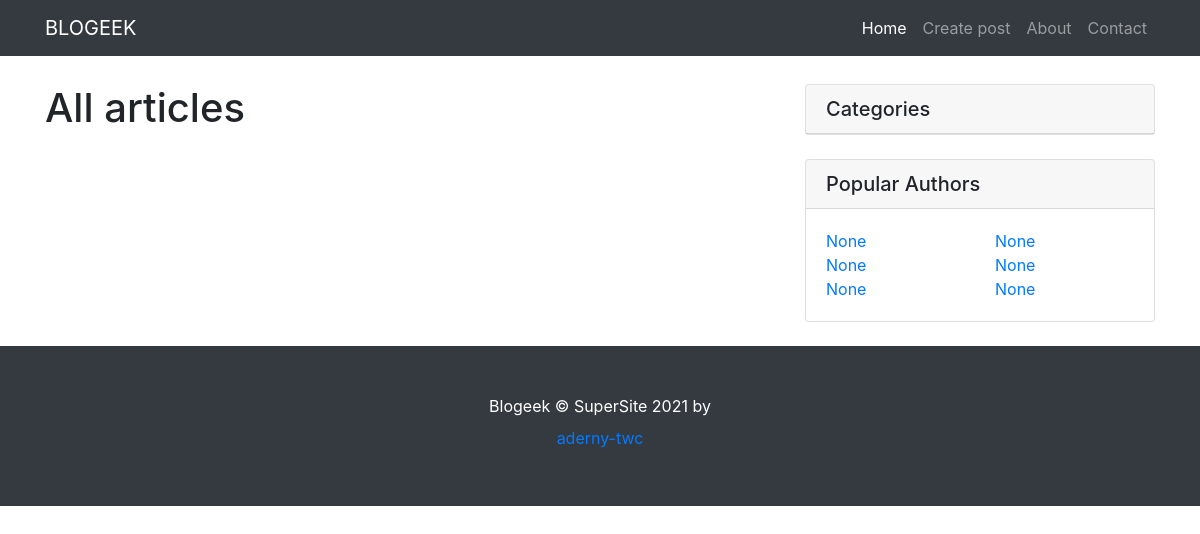
The app's page /, older data.
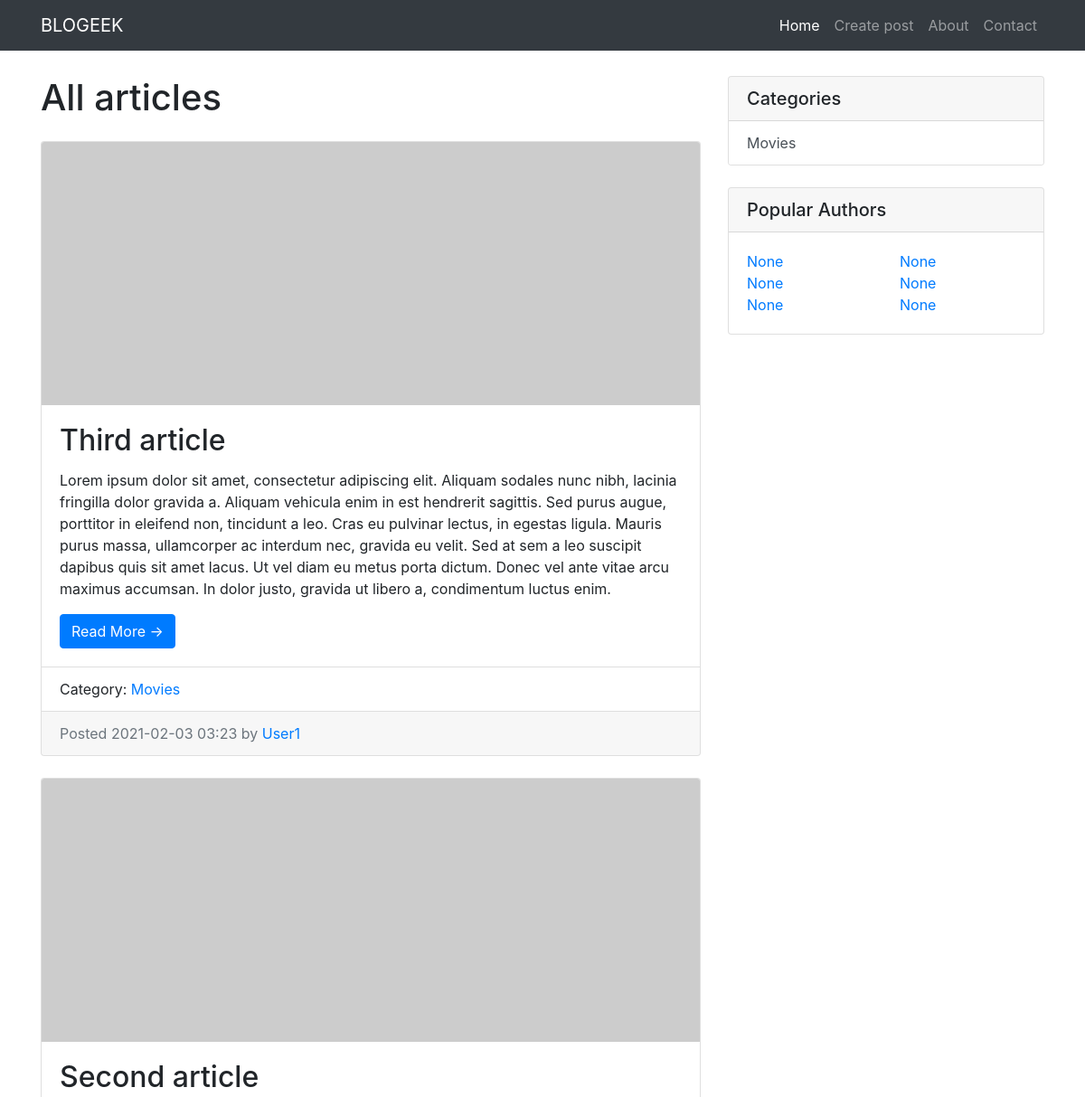
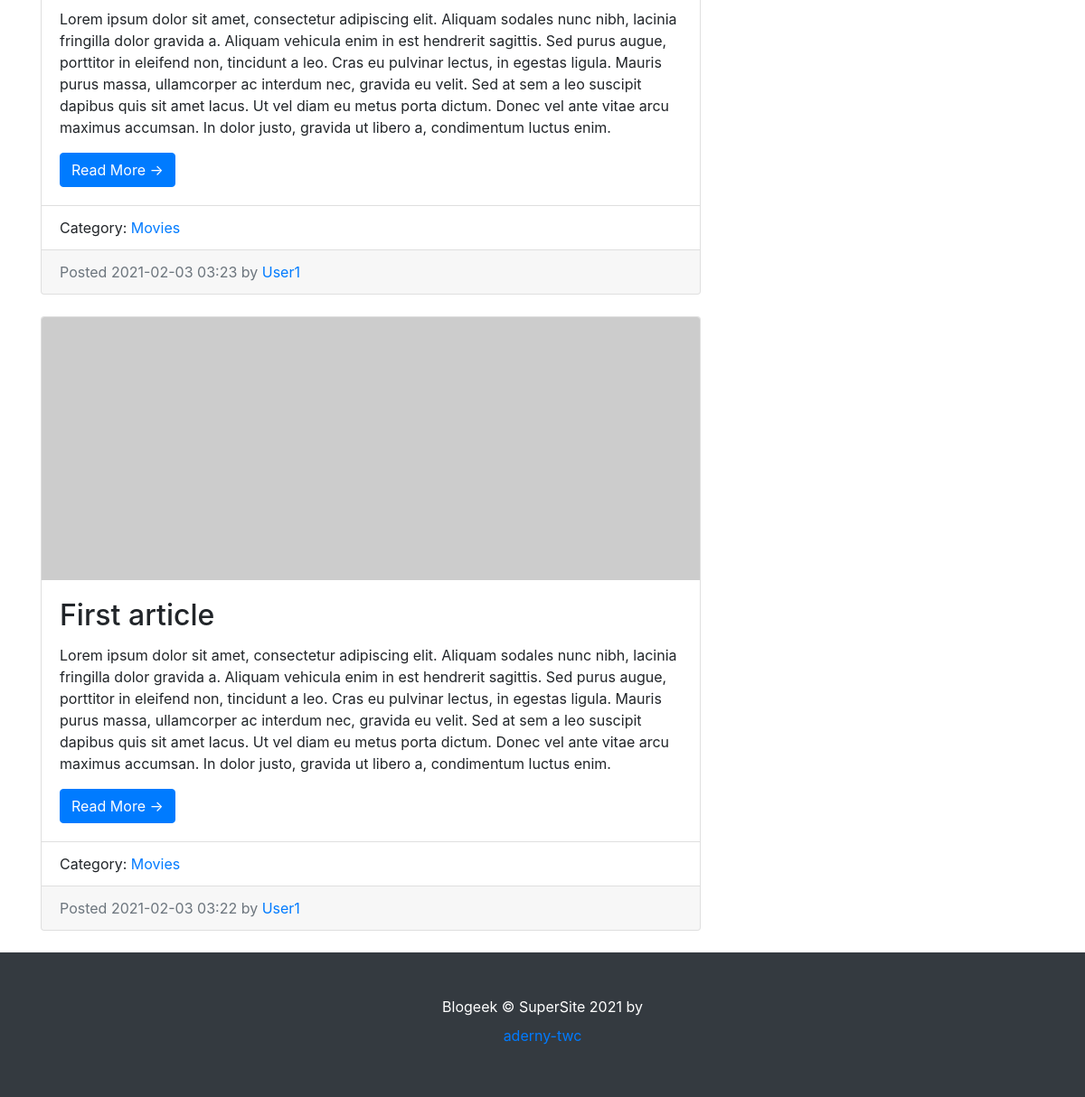
The same page, newer data (2 pictures, top to bottom).
### blogeek/models.py (models this page shows, shortened)
class BlogPosts(models.Model):
    title = models.CharField(max_length=150, verbose_name='Название')
    description = models.CharField(max_length=600, verbose_name='Описание')
    content = models.TextField(blank=True, verbose_name='Контент')
    created_at = models.DateTimeField(auto_now_add=True, verbose_name='Дата публикации')
    updated_at = models.DateTimeField(auto_now=True, verbose_name='Обновлено')
    photo = models.ImageField(upload_to='photos/%Y/%m/%d/', verbose_name='Фото', blank=True)
    is_published = models.BooleanField(default=True, verbose_name='Опубликовано')
    views = models.IntegerField(default=0)
    category = models.ForeignKey('Category', on_delete=models.PROTECT, verbose_name='Категория')
    user = models.ForeignKey(User, verbose_name="Автор", on_delete=models.CASCADE)
    class Meta:
        verbose_name = 'Статья'
        verbose_name_plural = 'Статьи'
        ordering = ['-created_at']
    def get_absolute_url(self):
        return reverse('view_blogposts', kwargs={"blogposts_id": self.pk})

class Category(models.Model):
    title = models.CharField(max_length=150, db_index=True, verbose_name='Категория')
    description = models.CharField(max_length=200)
    class Meta:
        verbose_name = 'Категория'
        verbose_name_plural = 'Категории'
        ordering = ['title']
    def get_absolute_url(self):
        return reverse('category', kwargs={"category_id": self.pk})
    def __str__(self):
        return self.title

### blogeek/views.py (the view)
# urls.py: path('', index, name='home'),
def index(request):
    posts = BlogPosts.objects.order_by('-created_at')
    title = 'Список статей'
    context = {
        'posts': posts,
        'title': title,
    }
    return render(request, 'blogeek/index.html', context)

### blogeek/templatetags/blogposts_tags.py (called while the page is built)
@register.simple_tag()
def get_categories():
    return Category.objects.all()

### blogeek/templates/blogeek/index.html (shortened to what this page needs)
{% extends 'base.html' %}
{% block content %}
<h1 class="my-4">All articles
</h1>
{% for item in posts %}
<div class="card mb-4">
    {% if item.photo %}
    <img class="card-img-top" src="{{ item.photo.url }}" width="250" alt="Card image cap">
    {% else %}
    <img class="card-img-top" src="https://picsum.photos/750/300?random=1" alt="Card image cap">
    {% endif %}
    <div class="card-body">
        <h2 class="card-title">{{ item.title }}</h2>
        <p class="card-text">{{ item.description }}</p>
        <a href="{{ item.get_absolute_url }}" class="btn btn-primary">Read More &rarr;</a>
    </div>
    <ul class="list-group list-group-flush">
        <li class="list-group-item">Category: <a href="{{ item.category.get_absolute_url }}">{{ item.category }}</a>
        </li>
    </ul>
    <div class="card-footer text-muted">
        Posted {{ item.created_at|date:"Y-m-d H:i" }} by
        <a href="#">{{ item.user }}</a>
    </div>
</div>
{% endfor %}
{% endblock %}

### templates/inc/_sidebar.html
{% load blogposts_tags %}
{% get_categories as categories %}
<div class="card my-4">
    <h5 class="card-header">Categories</h5>
    <div class="list-group">
        {% for item in categories %}
        <a href="{{ item.get_absolute_url }}" class="list-group-item list-group-item-action" style="border:none">{{ item.title }}</a>
        {% endfor %}
    </div>
</div>
<div class="card my-4">
    <h5 class="card-header">Popular Authors</h5>
    <div class="card-body">
        <div class="row">
            <div class="col-lg-6">
                <ul class="list-unstyled mb-0">
                    <li>
                        <a href="#">None</a>
                    </li>
                    <li>
                        <a href="#">None</a>
                    </li>
                    <li>
                        <a href="#">None</a>
                    </li>
                </ul>
            </div>
            <div class="col-lg-6">
                <ul class="list-unstyled mb-0">
                    <li>
                        <a href="#">None</a>
                    </li>
                    <li>
                        <a href="#">None</a>
                    </li>
                    <li>
                        <a href="#">None</a>
                    </li>
                </ul>
            </div>
        </div>
    </div>
</div>

Row changes from the older to the newer data that the page shows:
added BlogPosts: title "Third article", description "Lorem ipsum dolor sit amet, consectetur adipiscing elit. Aliquam sodales nunc nibh, lacinia fringilla dolor gravida a. Aliquam vehicula enim in est hendrerit sagittis. Sed purus augue, porttitor in eleifend non, tincidunt a leo. Cras eu pulvinar lectus, in egestas ligula. Mauris purus massa, ullamcorper ac interdum nec, gravida eu velit. Sed at sem a leo suscipit dapibus quis sit amet lacus. Ut vel diam eu metus porta dictum. Donec vel ante vitae arcu maximus accumsan. In dolor justo, gravida ut libero a, condimentum luctus enim.", category "Movies", created_at "2021-02-03 03:23", user "User1"
added BlogPosts: title "Second article", description "Lorem ipsum dolor sit amet, consectetur adipiscing elit. Aliquam sodales nunc nibh, lacinia fringilla dolor gravida a. Aliquam vehicula enim in est hendrerit sagittis. Sed purus augue, porttitor in eleifend non, tincidunt a leo. Cras eu pulvinar lectus, in egestas ligula. Mauris purus massa, ullamcorper ac interdum nec, gravida eu velit. Sed at sem a leo suscipit dapibus quis sit amet lacus. Ut vel diam eu metus porta dictum. Donec vel ante vitae arcu maximus accumsan. In dolor justo, gravida ut libero a, condimentum luctus enim.", category "Movies", created_at "2021-02-03 03:23", user "User1"
added BlogPosts: title "First article", description "Lorem ipsum dolor sit amet, consectetur adipiscing elit. Aliquam sodales nunc nibh, lacinia fringilla dolor gravida a. Aliquam vehicula enim in est hendrerit sagittis. Sed purus augue, porttitor in eleifend non, tincidunt a leo. Cras eu pulvinar lectus, in egestas ligula. Mauris purus massa, ullamcorper ac interdum nec, gravida eu velit. Sed at sem a leo suscipit dapibus quis sit amet lacus. Ut vel diam eu metus porta dictum. Donec vel ante vitae arcu maximus accumsan. In dolor justo, gravida ut libero a, condimentum luctus enim.", category "Movies", created_at "2021-02-03 03:22", user "User1"
added Category: title "Movies"
